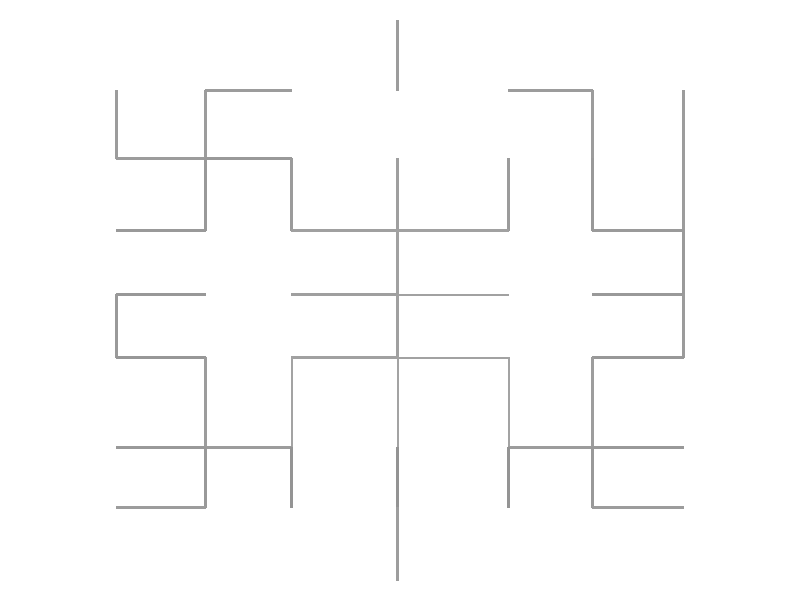
#> input picture examples/anime_maze.png, 800 x 600 px; its folder holds only this picture in this run
$ python -i maze_generator.py   (imports and definitions only)
#> lines starting #> are read from the running program, lines starting #| are printed output that depends on the picture; after the words box and inside, x2 and y2 are one past the last pixel; in counts of white or black regions, pixels touching at a corner belong together
#> further down, picture is the input picture: shape (600, 800, 3); min 147, max 255, mean 252.6
from __future__ import annotations

import io
import logging
import time
import uuid
from typing import Dict, List, Tuple

import numpy as np
from PIL import Image, ImageDraw
from skimage import transform
from skimage.color import rgb2gray
from skimage.feature import canny

from .decorator import generate_dummy_branches
from .features import FeatureSummary, extract_features_from_edges
from .graph_builder import MazeGraph, apply_feature_weights, skeleton_to_graph
from .backbone import compute_backbone_endpoints
from .line_drawing import extract_line_drawing
from .models import MazeOptions, MazeResult
from .path_finder import PathPoint, find_unicursal_like_path
from .skeleton import edges_to_skeleton, remove_short_spurs
from .solver import (
    SolveResult,
    count_solutions_on_graph,
    pick_start_goal_from_path,
    solve_path,
)

logger = logging.getLogger(__name__)


def _extract_edges(image: Image.Image, target_size: Tuple[int, int] = (128, 128)) -> np.ndarray:
    """
    入力画像からエッジマップを抽出して返す。
    戻り値は shape = (H, W) の bool 配列で、True がエッジピクセル。
    """
#> called with target_size = (128, 128)
    arr = np.asarray(image)

    if arr.ndim == 2:
        gray = arr.astype(float) / 255.0
    else:
        gray = rgb2gray(arr)

    if gray.shape != target_size:
        gray_resized = transform.resize(
            gray,
            target_size,
            anti_aliasing=True,
        )
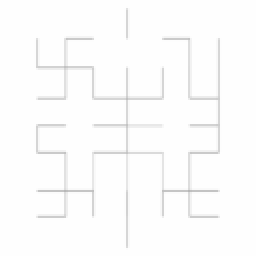
#> gray_resized: shape (128, 128) float64 (shown 2 times larger); min 0.716, max 1, mean 0.991
    else:
        gray_resized = gray

    edges = canny(gray_resized, sigma=2.0)
#> edges: shape (128, 128) bool; every value is 0
    return edges


# [986 lines left out: functions _resolve_size, _edges_to_svg_path, _edge_run_to_path, _edges_to_png, _draw_edge_run, _path_points_to_svg_path and 8 more, not called in this run]

>>> import cv2
>>> picture = cv2.cvtColor(cv2.imread('../../examples/anime_maze.png'), cv2.COLOR_BGR2RGB)
>>> result = _extract_edges(picture)

$ run again, on examples/landscape_maze.png
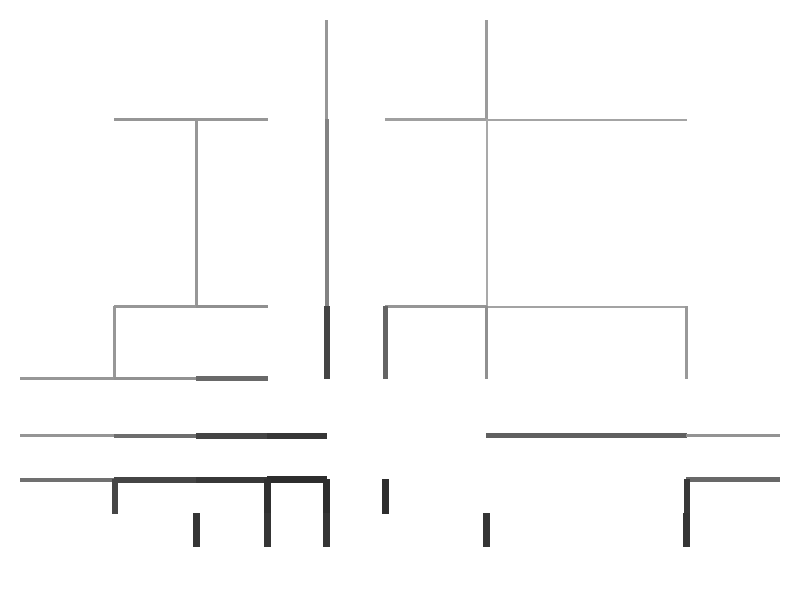
#> input picture examples/landscape_maze.png, 800 x 600 px
#> picture is the input picture: shape (600, 800, 3); min 45, max 255, mean 250.7
#> in _extract_edges, `gray_resized = transform.resize( gray, target_size, anti_aliasing=True..`:
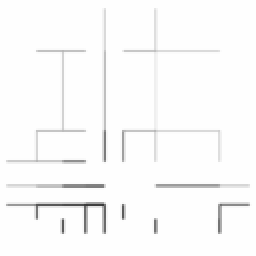
#> gray_resized: shape (128, 128) float64 (shown 2 times larger); min 0.23, max 1, mean 0.983
#> in _extract_edges, `edges = canny(gray_resized, sigma=2.0)`:
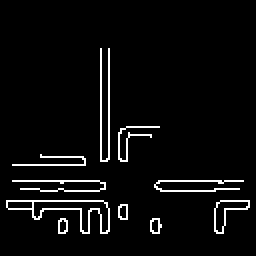
#> edges: shape (128, 128) bool (shown 2 times larger); 4.5% white in thin lines or dots, all inside (x1, y1, x2, y2) = (3, 24, 125, 117)

$ run again, on examples/photo_maze.png
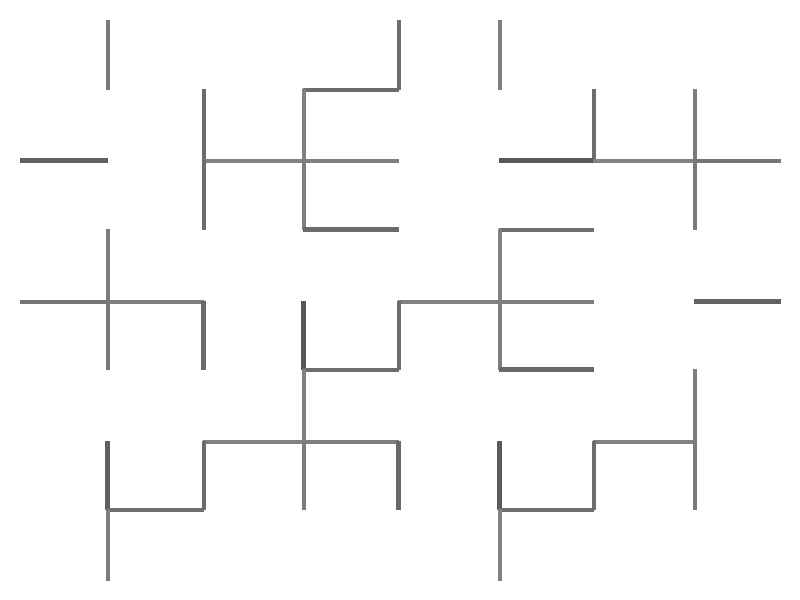
#> input picture examples/photo_maze.png, 800 x 600 px
#> picture is the input picture: shape (600, 800, 3); min 88, max 255, mean 250.2
#> in _extract_edges, `gray_resized = transform.resize( gray, target_size, anti_aliasing=True..`:
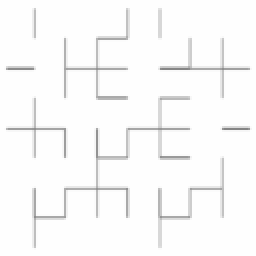
#> gray_resized: shape (128, 128) float64 (shown 2 times larger); min 0.521, max 1, mean 0.981
#> in _extract_edges, `edges = canny(gray_resized, sigma=2.0)`:
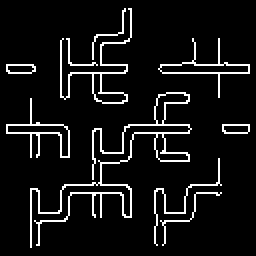
#> edges: shape (128, 128) bool (shown 2 times larger); 7.7% white in thin lines or dots, all inside (x1, y1, x2, y2) = (3, 4, 125, 124)

$ run again, on examples/portrait_maze.png
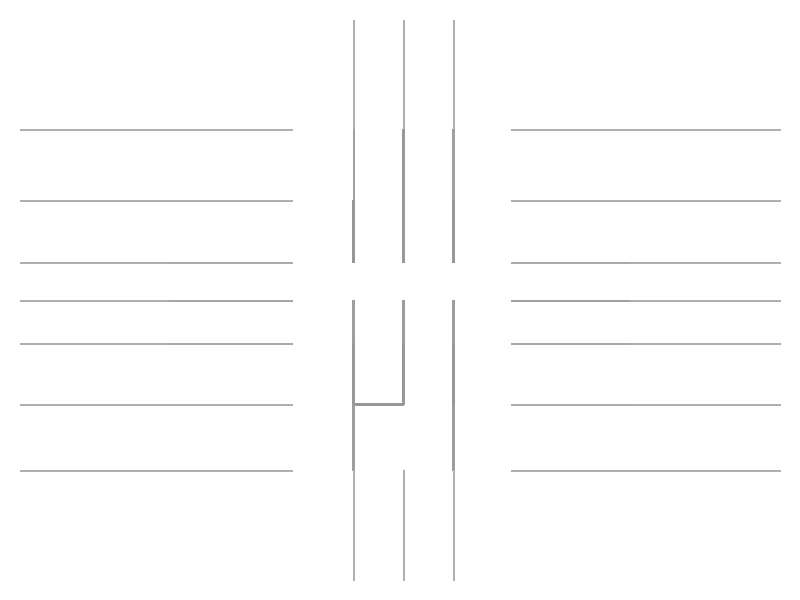
#> input picture examples/portrait_maze.png, 800 x 600 px
#> picture is the input picture: shape (600, 800, 3); min 151, max 255, mean 252.9
#> in _extract_edges, `gray_resized = transform.resize( gray, target_size, anti_aliasing=True..`:
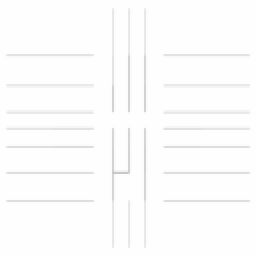
#> gray_resized: shape (128, 128) float64 (shown 2 times larger); min 0.778, max 1, mean 0.992
#> edges: shape (128, 128) bool; every value is 0
